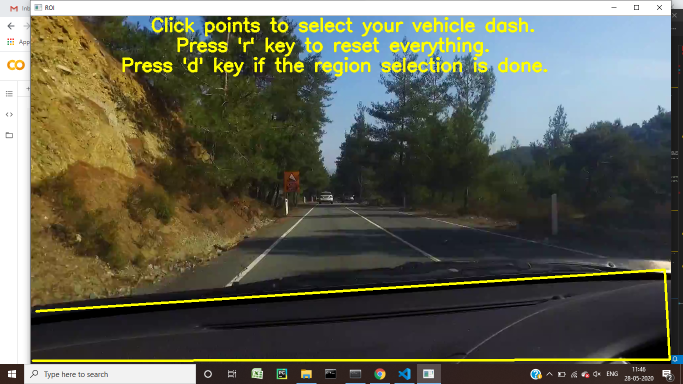
#> input picture display/crop1.png, 1366 x 768 px, given in place of l.mp4, which was not available (shown at 1/2 size)
$ python brake-light.py   (older library calls are emulated)
#> lines starting #> are read from the running program, lines starting #| are printed output that depends on the picture; after the words box and inside, x2 and y2 are one past the last pixel; in counts of white or black regions, pixels touching at a corner belong together; long printed decimals are rounded; pictures that were not available may be replaced by others from this repository, and a replacement may not be noted
import numpy as np
import cv2
import imutils
import time
from imutils.video import FPS
from sklearn.metrics import pairwise
import numpy as np
import os
import six.moves.urllib as urllib
import sys
import tensorflow as tf
import pathlib
from collections import defaultdict
import copy


font = cv2.FONT_HERSHEY_SIMPLEX

startRedLower = (0 , 180 , 90)
startRedUpper = (10 , 255, 255)
endRedLower = (170 , 180 , 90)
endRedUpper = (180 , 255 , 255)

blackLower = (0 , 0 , 0)
blackUpper = (180 , 255 , 35)


def confirm_day_or_night(frame , flag_night_counter):
    mask = cv2.inRange(hsv, blackLower , blackUpper)
    mask = cv2.erode(mask, None, iterations=2)
    mask = cv2.dilate(mask , None, iterations=2)
    cv2.imshow('black',imutils.resize(mask,width=250))
    pixel_ct = 0
    pixel_len = 0
    for i in mask:
      pixel_ct = pixel_ct + np.sum(i==0)
      pixel_len = pixel_len + len(i)
    ratio = pixel_ct / pixel_len
    print("ratio = ",ratio)
    if ratio < 0.68:
        flag_night_counter = flag_night_counter + 1
        return flag_night_counter
    else:
        flag_night_counter = flag_night_counter - 1
        return flag_night_counter


cap=cv2.VideoCapture('../videos/l.mp4')
set_pos=54*30

cap.set(1,set_pos)
# fourcc = cv2.VideoWriter_fourcc(*'XVID')
# out1 = cv2.VideoWriter('brakes.avi', fourcc, 25, (1280,720))
fps = FPS().start()

ct=0
flag_night_counter = 0
initial_flag = 0
while True:
    (grabbed, frame) = cap.read()
#> frame is the input picture: shape (768, 1366, 3); mean B, G, R 82.1, 96.8, 95.7
    frame=imutils.resize(frame, width=1280)
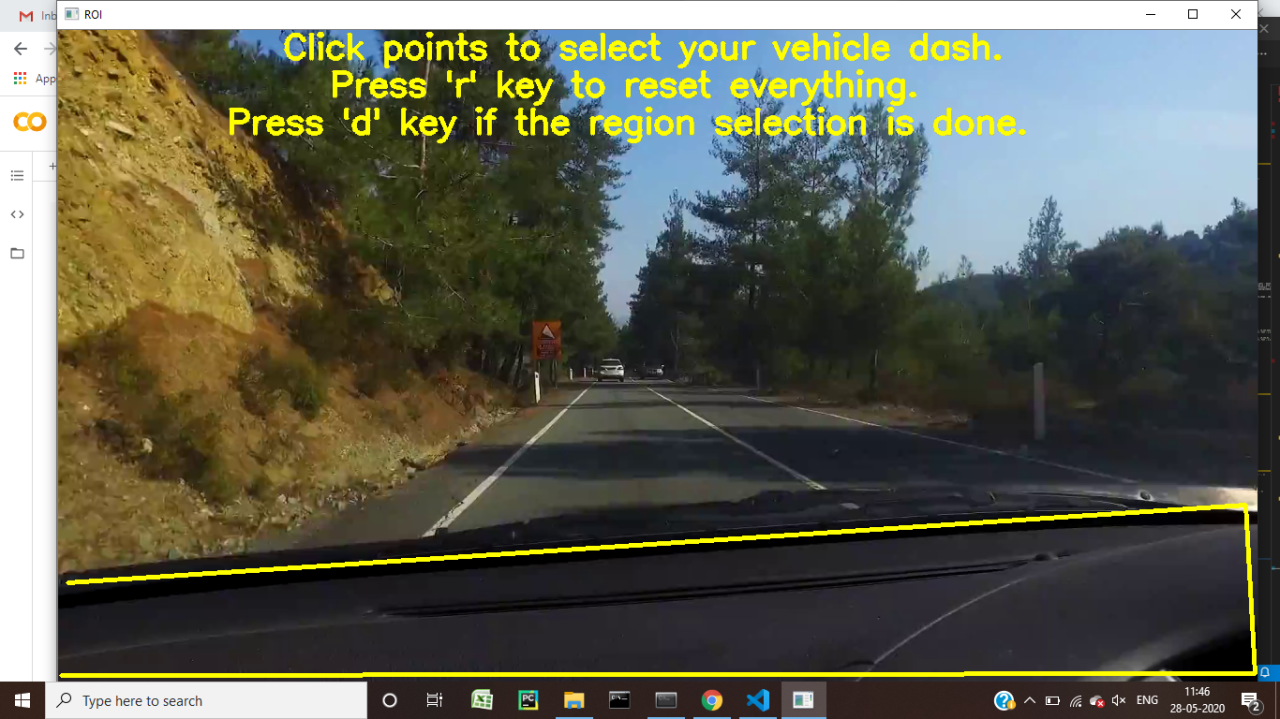
#> frame: shape (719, 1280, 3); mean B, G, R 82.1, 96.8, 95.7
    height,width,channel = frame.shape
#> height = 719; width = 1280; channel = 3
    # print(frame.shape)
    blurred = cv2.GaussianBlur(frame, (11, 11), 0)
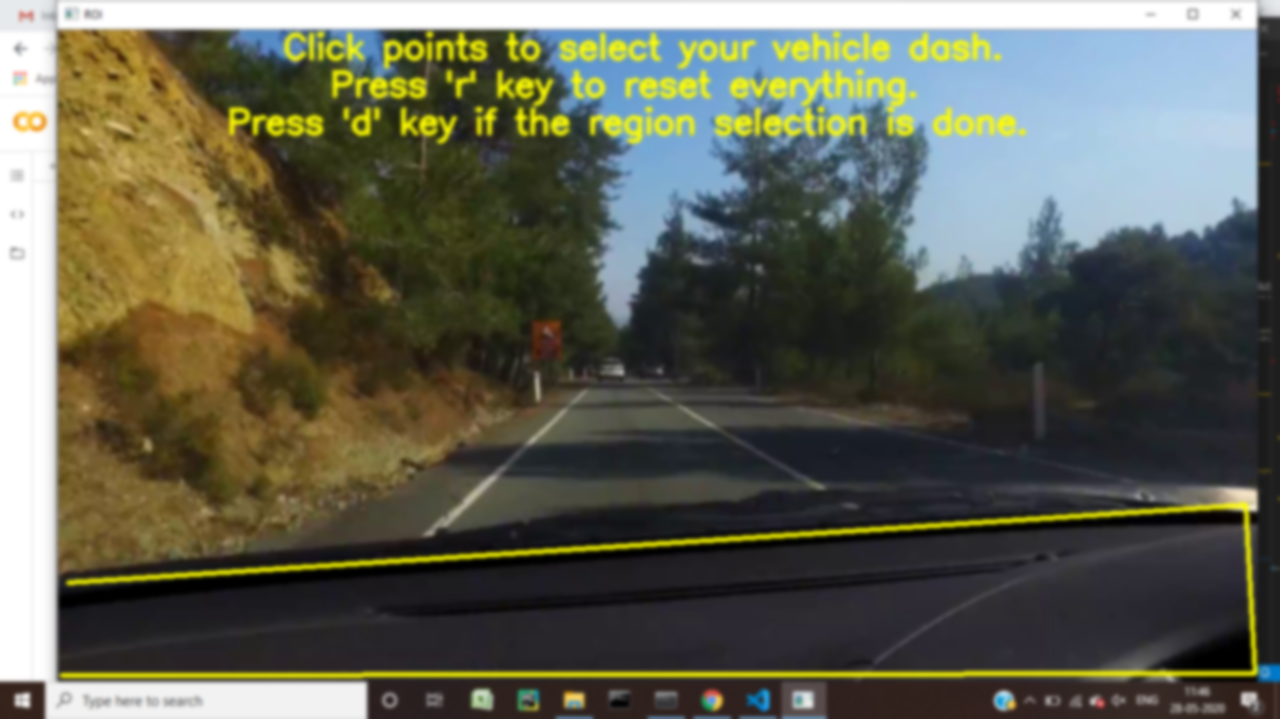
#> blurred: shape (719, 1280, 3); mean B, G, R 82.2, 96.9, 95.8
    hsv = cv2.cvtColor(blurred, cv2.COLOR_BGR2HSV)
#> hsv: shape (719, 1280, 3); mean H, S, V 61.6, 82.6, 106.9
    if initial_flag == 0:
        ct = ct + 1
        flag_night_counter = confirm_day_or_night(frame , flag_night_counter)
#> in confirm_day_or_night, `mask = cv2.inRange(hsv, blackLower , blackUpper)`:
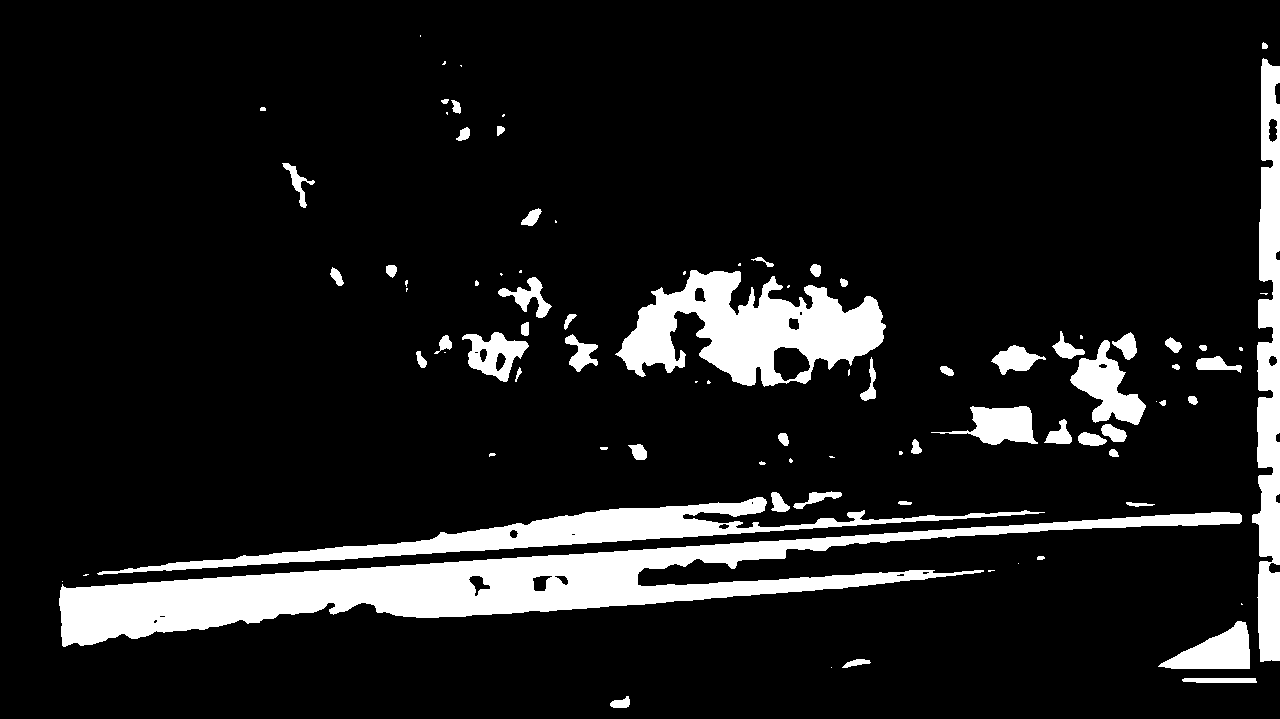
#> mask: shape (719, 1280); 10.8% white; 88 white regions (33 under 20 px), largest, box (x1, y1, x2, y2) and area: (59, 512, 1242, 647) 40183, (615, 270, 886, 387) 16690, (97, 497, 1045, 575) 13120
#> in confirm_day_or_night, `mask = cv2.erode(mask, None, iterations=2)`:
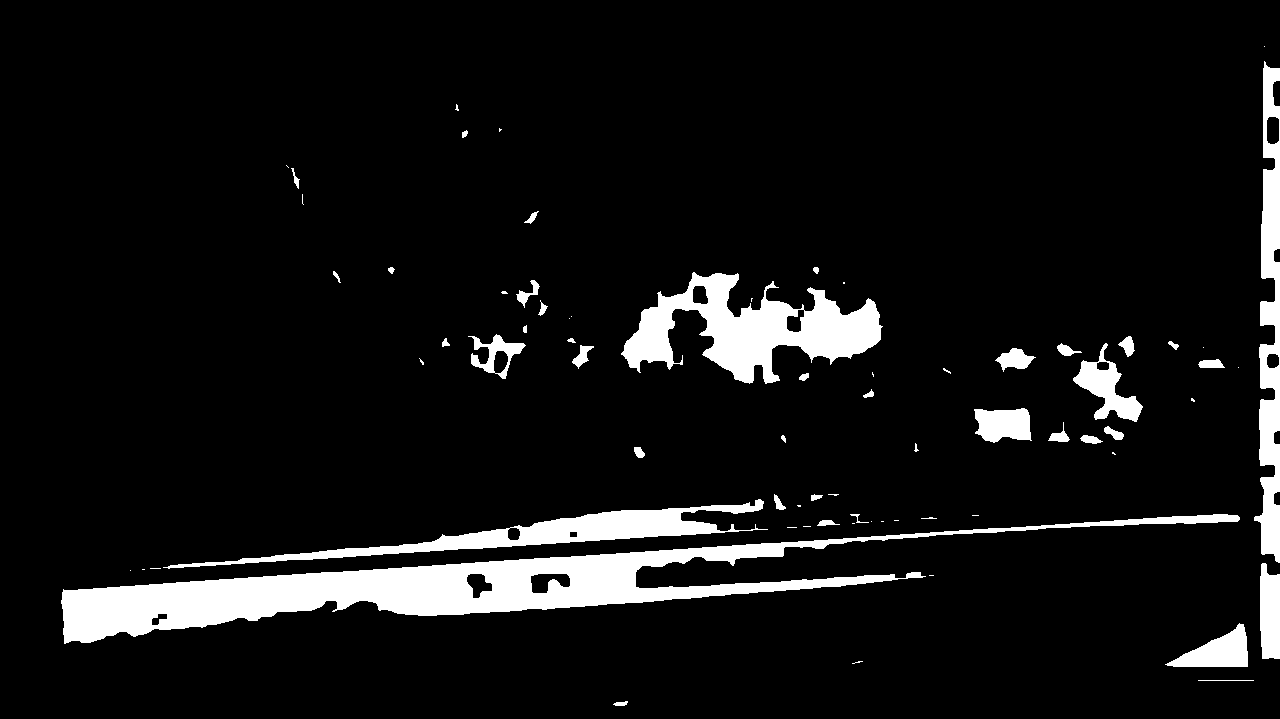
#> mask: shape (719, 1280); 7.9% white; 72 white regions (31 under 20 px), largest, box (x1, y1, x2, y2) and area: (61, 514, 1240, 644) 32635, (621, 272, 883, 384) 13213, (163, 499, 768, 569) 8165
#> in confirm_day_or_night, `mask = cv2.dilate(mask , None, iterations=2)`:
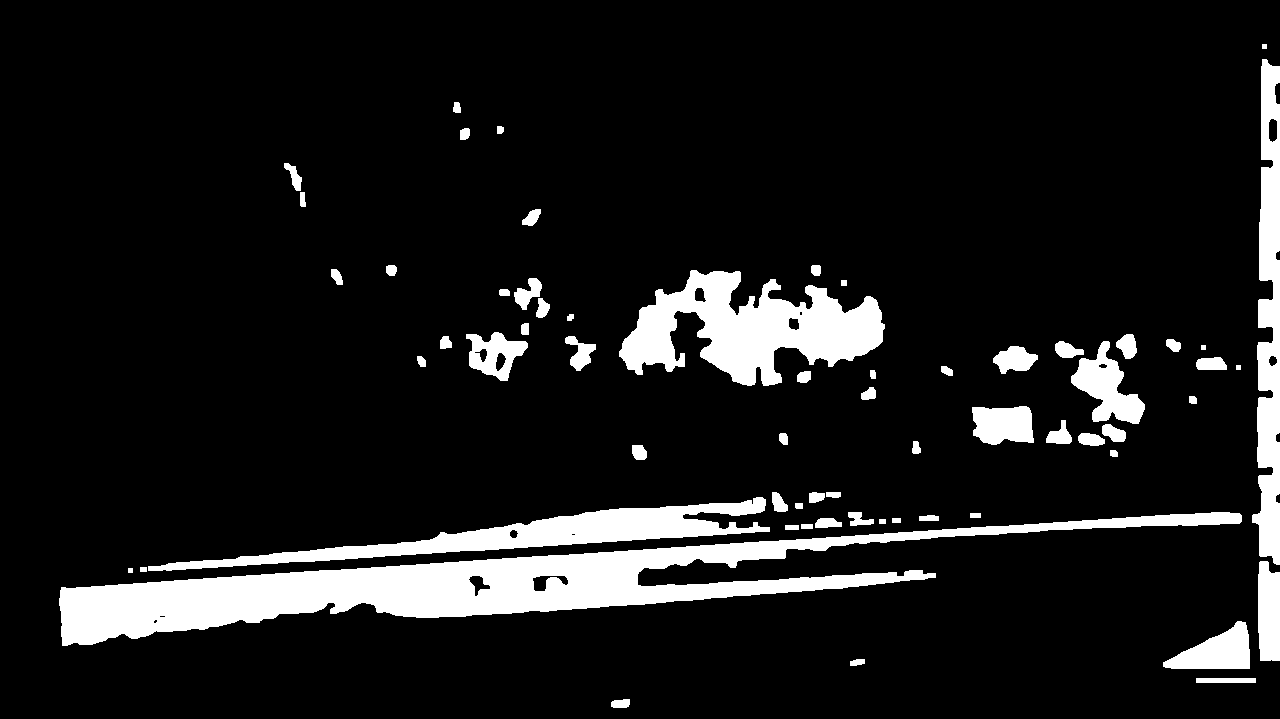
#> mask: shape (719, 1280); 10.5% white; 64 white regions, largest, box (x1, y1, x2, y2) and area: (59, 512, 1242, 646) 39943, (619, 270, 885, 386) 16282, (148, 497, 770, 571) 11496
#> in confirm_day_or_night, `cv2.imshow('black',imutils.resize(mask,width=250))`:
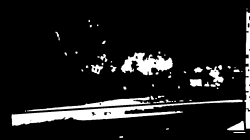
#> window 'black': shape (140, 250); min 0, max 255, mean 26.7
#> the loop in confirm_day_or_night, `for i in mask:` made 719 passes
#> (pixel_ct, pixel_len) on passes 1 to 3: (1280, 1280), (2560, 2560), (3840, 3840)
#> after the loop in confirm_day_or_night, `for i in mask:`: pixel_ct = 823952; pixel_len = 920320
#> in confirm_day_or_night, `ratio = pixel_ct / pixel_len`: ratio = 0.895
#| ratio =  0.8953
#> flag_night_counter = -1
        if ct == 10:
            print("flag_night_counter = ",flag_night_counter)
            cap.set(1 , set_pos)
            initial_flag = 1

    else:
        if flag_night_counter > 4:
            cv2.putText(frame,"NIGHT",(width - 200 ,50), font, 2,(167,133,0),2,cv2.LINE_AA)                   # NIGHT TIME
            mask1 = cv2.inRange(hsv, startRedLower, startRedUpper)
            mask2 = cv2.inRange(hsv, endRedLower, endRedUpper)
            maskRed = mask1 + mask2
            maskRed = cv2.erode(maskRed, None, iterations=2)
            maskRed = cv2.dilate(maskRed, None, iterations=2)
            # cv2.imshow('Red',imutils.resize(maskRed,width=250))

            (_, contours , hierarchy) = cv2.findContours(maskRed.copy(), cv2.RETR_EXTERNAL,cv2.CHAIN_APPROX_SIMPLE)

            hull = []
            indHull = []
            for i in range(len(contours)):
                contourVar = contours[i]
                chull = cv2.convexHull(contourVar , False)
                extreme_top    = tuple(chull[chull[:, :, 1].argmin()][0])
                extreme_bottom = tuple(chull[chull[:, :, 1].argmax()][0])
                extreme_left   = tuple(chull[chull[:, :, 0].argmin()][0])
                extreme_right  = tuple(chull[chull[:, :, 0].argmax()][0])
                cX = int((extreme_left[0] + extreme_right[0]) / 2)
                cY = int((extreme_top[1] + extreme_bottom[1]) / 2)
                distance = pairwise.euclidean_distances([(cX, cY)], Y=[extreme_left, extreme_right, extreme_top, extreme_bottom])[0]
                radius = int(distance[distance.argmax()])

                hull.append(chull)
                if radius >15:
                    # cv2.circle(frame, (int(cX), int(cY)), int(radius),(167,133,0), 2)
                    indHull.append(i)
                    cv2.putText(frame,"Let me show you brake-lights radiations patches.",(170 ,80), font, 1.2,(0, 255, 255),2,cv2.LINE_AA)
                    cv2.putText(frame,"Apply brakes accordingly.",(330 ,120), font, 1.2,(0, 255, 255),2,cv2.LINE_AA)


            # print(indHull , len(indHull))

            # draw contours and hull points
            for i in indHull:
                # draw ith contour
                cv2.drawContours(frame, contours, i, (0, 255, 0), 1, 8, hierarchy)
                # draw ith convex hull object
                cv2.drawContours(frame, hull, i, (0, 255, 255), 2, 8)
        else:                                                                                                   # DAY TIME
            cv2.putText(frame,"DAY",(width - 200 ,50), font, 2,(167,133,0),2,cv2.LINE_AA)


        fps.update()
    cv2.imshow("Frame", frame)
    # out1.write(frame)
    if cv2.waitKey(1) & 0xFF == ord("q"):
#> (key q is pressed here)
        break


fps.stop()
# out1.release()
print("[INFO] elasped time: {:.2f}".format(fps.elapsed()))
print("[INFO] approx. FPS: {:.2f}".format(fps.fps()))
cap.release()
cv2.destroyAllWindows()


# a.mp4(25fps)   25*25    292*25
# c.mp4(24fps) 133*24 + 6
# d.mp4(24fps) 195*24   419*24
# e.mp4(24fps) 47  283    338
# f.mp4(24fps) 36  223
# j.mp4(30fps)    false results
# k.mp4(30fps) blbwcv
# l.mp4(30fps)   54

# startRedLower = (0 , 150 , 50)
# startRedUpper = (15 , 255, 255)
# endRedLower = (165 , 150 , 50)
# endRedUpper = (180 , 255 , 255)
